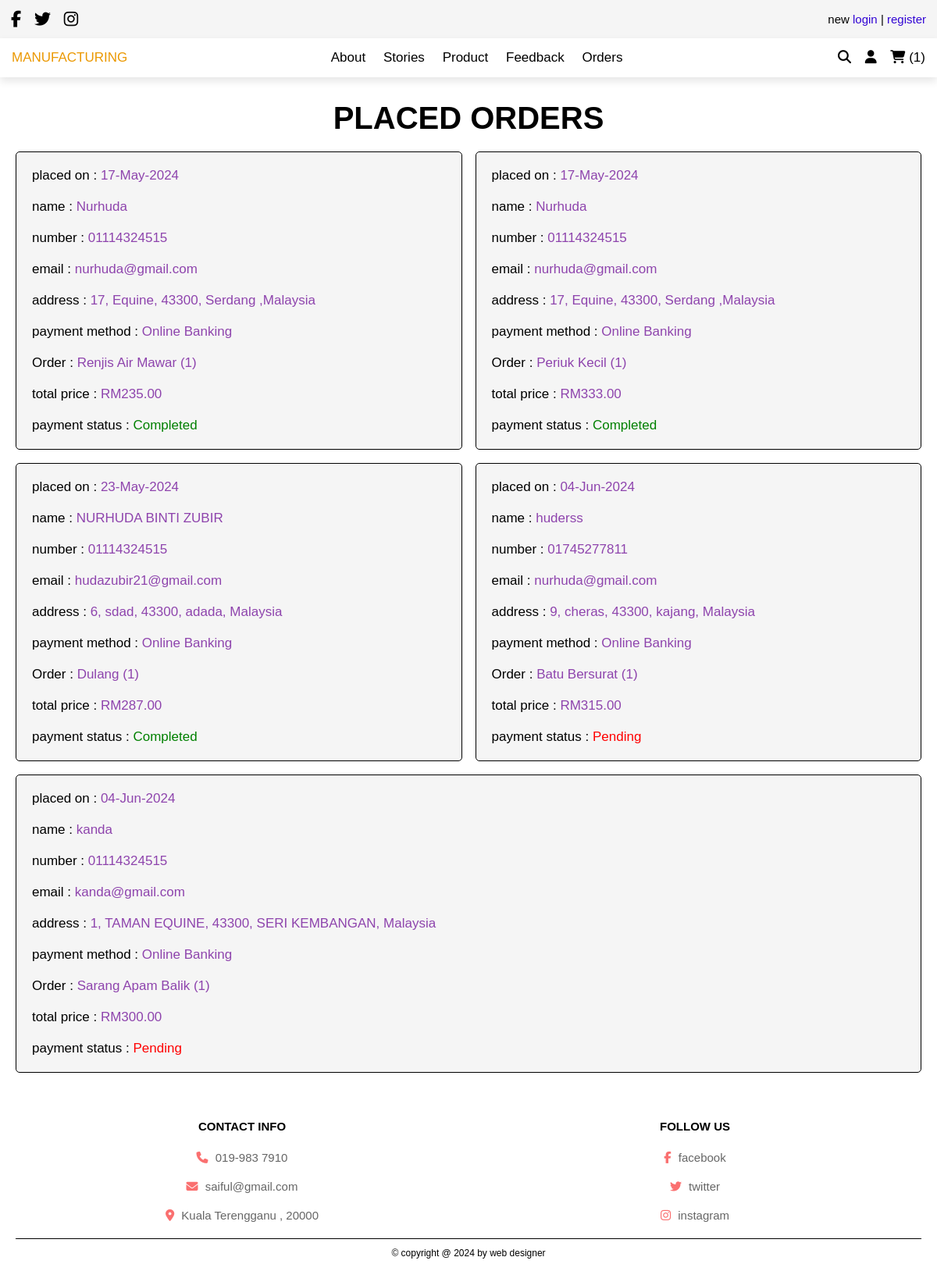
The app's page /order.php (signed in) with its own data.
### tables this page shows
CREATE TABLE `touristorder` (
  `id` int(11) NOT NULL,
  `touristID` int(11) NOT NULL,
  `fullname` varchar(100) NOT NULL,
  `phonenumber` varchar(12) NOT NULL,
  `email` varchar(100) NOT NULL,
  `method` varchar(40) NOT NULL,
  `address` varchar(100) NOT NULL,
  `total_product` varchar(255) NOT NULL,
  `total_price` decimal(10,2) NOT NULL,
  `placed_on` varchar(25) NOT NULL,
  `payment_status` varchar(20) NOT NULL DEFAULT 'Pending',
  `receipt` varchar(255) DEFAULT NULL
);

### order.php (the view, shortened to what this page needs)
<?php
include 'config.php';
$user_id = $_SESSION['user_id'];
?>
<!DOCTYPE html>
<html lang="en">
<head>
   <link rel="stylesheet" href="https://cdnjs.cloudflare.com/ajax/libs/font-awesome/6.5.1/css/all.min.css">
   <link rel="stylesheet" href="css/style.css">
</head>
<body>
<?php include 'header.php'; ?>
<section class="placed-orders">
   <h1 class="title">placed orders</h1>
   <div class="box-container">
      <?php
         $order_query = mysqli_query($conn, "SELECT * FROM `touristorder` WHERE touristID = '$user_id'") or die('query failed');
         if(mysqli_num_rows($order_query) > 0){
            while($fetch_orders = mysqli_fetch_assoc($order_query)){
      ?>
      <div class="box">
         <p> placed on : <span><?php echo $fetch_orders['placed_on']; ?></span> </p>
         <p> name : <span><?php echo $fetch_orders['fullname']; ?></span> </p>
         <p> number : <span><?php echo $fetch_orders['phonenumber']; ?></span> </p>
         <p> email : <span><?php echo $fetch_orders['email']; ?></span> </p>
         <p> address : <span><?php echo $fetch_orders['address']; ?></span> </p>
         <p> payment method : <span><?php echo $fetch_orders['method']; ?></span> </p>
         <p> Order : <span><?php echo $fetch_orders['total_product']; ?></span> </p>
         <p> total price : <span>RM<?php echo $fetch_orders['total_price']; ?></span> </p>
         <p> payment status : <span style="color:<?php if($fetch_orders['payment_status'] == 'Pending'){ echo 'red'; }else{ echo 'green'; } ?>;"><?php echo $fetch_orders['payment_status']; ?></span> </p>
         </div>
      <?php
       }
      }else{
         echo '<p class="empty">no orders placed yet!</p>';
      }
      ?>
   </div>
</section>
<?php include 'footer.php'; ?>
</body>
</html>

### css/style.css (style rules this page uses)
:root { --purple:#8e44ad; --red:#c0392b; --orange:#f39c12; --black:#000000; --white:#fff; --light-color:#666; --light-white:#ccc; --light-bg:#f5f5f5; --border:.1rem solid var(--black); --box-shadow:0 .5rem 1rem rgba(0,0,0,.1); }
* { font-family: 'Rubik', sans-serif; margin:0; padding:0; box-sizing: border-box; outline: none; border:none; text-decoration: none; transition:all .2s linear; }
html { font-size: 62.5%; overflow-x: hidden; }
section { padding:3rem 2rem; }
.title { text-align: center; margin-bottom: 2rem; text-transform: uppercase; color:var(--black); font-size: 4rem; }
.placed-orders .box-container { max-width: 1200px; margin: 0 auto; display: flex; flex-wrap: wrap; align-items: center; gap: 1.7rem; }
.placed-orders .box-container .box { flex:1 1 40rem; border-radius: .5rem; padding: 1.4rem; border:var(--border); background-color: var(--light-bg); padding:1rem 2rem; }
.placed-orders .box-container .box p { padding:1rem 0; font-size: 1.7rem; color:var(--black); }
.placed-orders .box-container .box p span { color:var(--purple); }

### records on screen
touristorder: placed_on "17-May-2024", fullname "Nurhuda", phonenumber "01114324515", email "nurhuda@gmail.com", address "17, Equine, 43300, Serdang ,Malaysia", method "Online Banking", total_product "Renjis Air Mawar (1)", total_price "235.00", payment_status "Completed"
touristorder: placed_on "17-May-2024", fullname "Nurhuda", phonenumber "01114324515", email "nurhuda@gmail.com", address "17, Equine, 43300, Serdang ,Malaysia", method "Online Banking", total_product "Periuk Kecil (1)", total_price "333.00", payment_status "Completed"
touristorder: placed_on "23-May-2024", fullname "NURHUDA BINTI ZUBIR", phonenumber "01114324515", email "hudazubir21@gmail.com", address "6, sdad, 43300, adada, Malaysia", method "Online Banking", total_product "Dulang (1)", total_price "287.00", payment_status "Completed"
touristorder: placed_on "04-Jun-2024", fullname "huderss", phonenumber "01745277811", email "nurhuda@gmail.com", address "9, cheras, 43300, kajang, Malaysia", method "Online Banking", total_product "Batu Bersurat (1)", total_price "315.00", payment_status "Pending"
touristorder: placed_on "04-Jun-2024", fullname "kanda", phonenumber "01114324515", email "kanda@gmail.com", address "1, TAMAN EQUINE, 43300, SERI KEMBANGAN, Malaysia", method "Online Banking", total_product "Sarang Apam Balik (1)", total_price "300.00", payment_status "Pending"

### other values on screen
$cart_rows_number "1"
